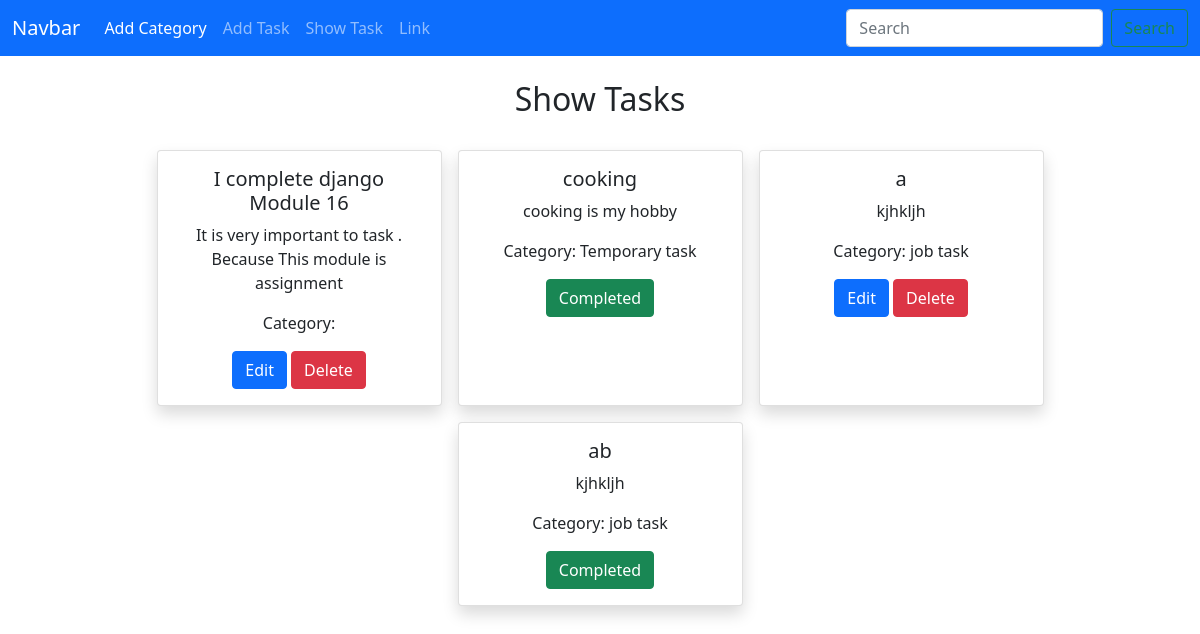
Page /task/show_task/ on the earlier database version.
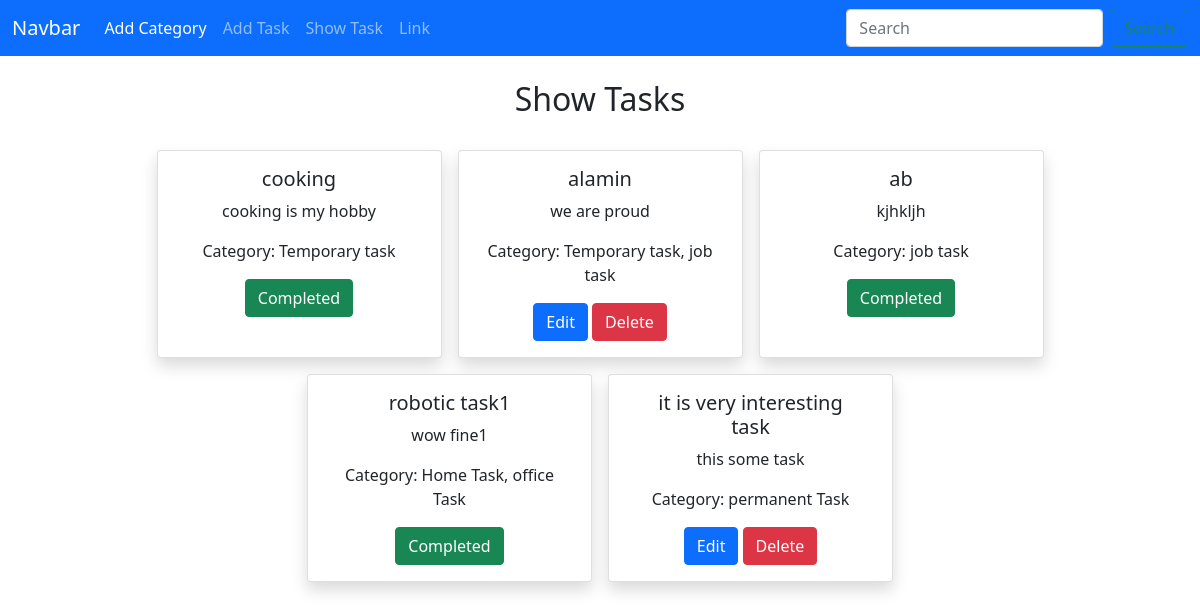
Same page on the later database version.
### task/models.py (models this page shows, shortened)
class TaskModel(models.Model):
        taskTitle=models.CharField(max_length=200)
        taskDescription=models.TextField()
        is_completed=models.BooleanField(default=False)
        taskAssignDate=models.DateField(auto_now_add=True)
        categories=models.ManyToManyField(TaskCategory, blank=True)

### category/models.py (models this page shows)
class TaskCategory(models.Model):
        categoryName=models.CharField(max_length=200, unique=True)
        def __str__(self):
                return self.categoryName

### task/views.py (the view)
# urls.py: path('show_task/', views.show_tasks, name="show_task"),
def show_tasks(request):
    tasks = TaskModel.objects.all()
    return render(request, 'show_tasks.html', {'tasks': tasks})

### task/templates/show_tasks.html
{% extends "base.html" %} {% load crispy_forms_tags %} {% block content %}
<h2 class="text-center py-4">Show Tasks</h2>
<div class="container text-center">
  <div class="row justify-content-md-center gap-3">
    {% for task in tasks %}
    <div class="card col col-md-3 col-sm-6 shadow">
      <div class="card-body">
        <h5 class="card-title">{{ task.taskTitle }}</h5>
        <p class="card-text">{{ task.taskDescription }}</p>
        <p class="card-text">Category: {{ task.categories.all|join:", " }}</p>
        {% if not task.is_completed %}
        <a href="{% url 'edit_task' task.id %}" class="btn btn-primary">Edit</a>
        <a href="{% url 'delete_task' task.id %}" class="btn btn-danger"
          >Delete</a
        >
        {% else %}
        <p class="card-text btn btn-success">Completed</p>
        {% endif %}
      </div>
    </div>
    {% endfor %}
  </div>
</div>
{% endblock %}

### templates/base.html (shortened to what this page needs)
<!DOCTYPE html>
<html lang="en">
  <head>
    <link
      href="https://cdn.jsdelivr.net/npm/bootstrap@5.0.2/dist/css/bootstrap.min.css"
      rel="stylesheet"
    />
  </head>
  <body>
    <nav class="navbar navbar-expand-lg navbar-dark bg-primary">
      <div class="container-fluid">
        <a class="navbar-brand" href="#">Navbar</a>
        <div class="collapse navbar-collapse" id="navbarSupportedContent">
          <ul class="navbar-nav me-auto mb-2 mb-lg-0">
            <li class="nav-item">
              <a
                class="nav-link active"
                aria-current="page"
                href="{% url 'add_category' %}"
                >Add Category</a
              >
            </li>
            <li class="nav-item">
              <a class="nav-link" href="{% url 'add_task' %}">Add Task</a>
            </li>
            <li class="nav-item">
              <a class="nav-link" href="{% url 'show_task' %}">Show Task</a>
            </li>
            <li class="nav-item">
              <a class="nav-link" href="#">Link</a>
            </li>
          </ul>
          <form class="d-flex">
            <input
              class="form-control me-2"
              type="search"
              placeholder="Search"
              aria-label="Search"
            />
            <button class="btn btn-outline-success" type="submit">
            </button>
          </form>
        </div>
      </div>
    </nav>
    {% block content %} {% endblock %}
  </body>
</html>

Differences in the rows shown:
removed TaskModel: taskTitle "I complete django Module 16", taskDescription "It is very important to task . Because This module is assignment", is_completed "Edit"
changed TaskModel: taskTitle "a" → "alamin"; taskDescription "kjhkljh" → "we are proud"; categories.all "job task" → "Temporary task, job task"
added TaskModel: taskTitle "robotic task1", taskDescription "wow fine1", categories.all "Home Task, office Task", is_completed "Completed"
added TaskModel: taskTitle "it is very interesting task", taskDescription "this some task", categories.all "permanent Task", is_completed "Edit"
